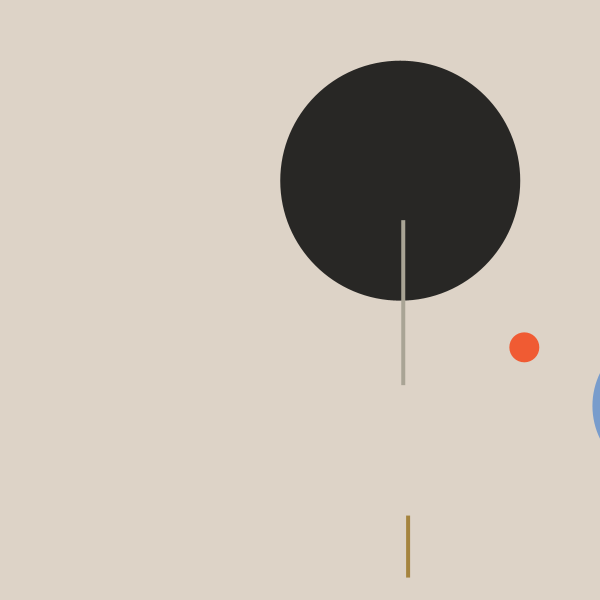
Frame 1 (no input)
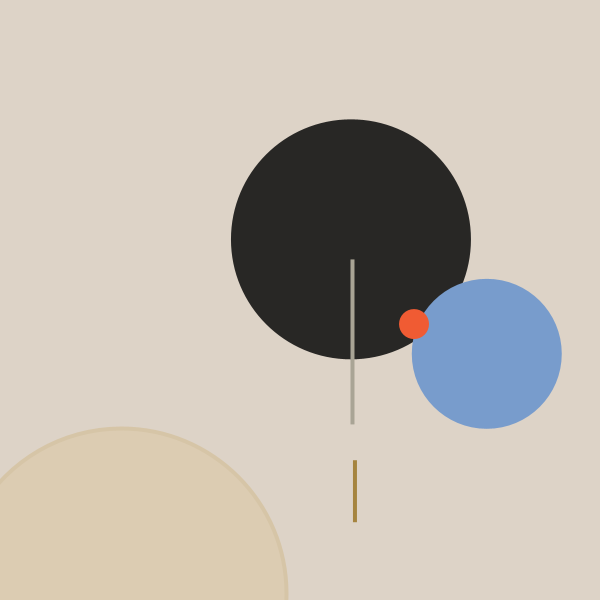
Frame 60 (the mouse pressed at the canvas centre just before this capture)
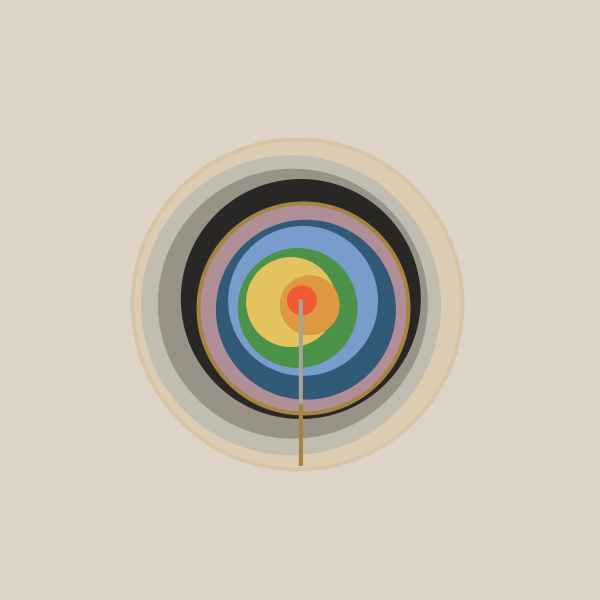
Frame 120 (the mouse held since frame 60 and released just before this capture)

The Processing sketch that drew these frames (run headless with seeded random() and noise(); from frame 60 on, the mouse is pressed at the canvas centre):

// Processing sketch: quadro
// ── quadro.pde
int x, y;
float minSpeed = -10;
float maxSpeed = 10;
float baseRadius = 165;
int convergence;
float rectX;

color colorsObj[] = {
  color(220, 204, 178),
  color(193, 189, 177),
  color(153, 147, 135),
  color(40, 39, 37),
  color(175, 142, 151),
  color(49, 90, 120),
  color(120, 156, 204),
  color(76, 146, 73),
  color(228, 194, 94),
  color(222, 152, 66),
  color(240, 91, 51),
  color(169,164,149),
  color(165,132,63)
};

color colorsStroke[] = {
  color(214,197,167),
  color(165,132,63)
};

movingObject obj[] = new movingObject[13];

class movingObject {
  boolean hasStroke;
  color col, strk;
  float posX, posY;
  float velX, velY;
  
  void make(){};
  
  void stroker(){
    if(this.hasStroke){
      strokeWeight(4);
      stroke(this.strk);
    } else {
      noStroke();
    }
  }
  
  void update(){
    posX += velX;
    posY += velY;
    if(frameCount % (convergence * 2) == 0){
      velX *= -1.1;
      velY *= -1.1;
    }
  };
}

class movingCircle extends movingObject {
  float radius;

  movingCircle(float radius, float velX, float velY, color col, int convergence) {
    this.radius = radius;
    this.velX = velX;
    this.velY = velY;
    this.col = col;
    this.calculateInitialPosition(velX, velY, convergence);
    this.hasStroke = false;
  }
  
  movingCircle(float radius, float velX, float velY, color col, color strk, int convergence) {
    this.radius = radius;
    this.velX = velX;
    this.velY = velY;
    this.col = col;
    this.calculateInitialPosition(velX, velY, convergence);
    this.hasStroke = true;
    this.strk = strk;
  }

  void calculateInitialPosition(float velX, float velY, int convergence) {
    posX = x - velX * convergence;
    posY = y - velY * convergence;
  }

  void make() {
    this.stroker();
    ellipseMode(RADIUS);
    fill(this.col);
    circle(this.posX, this.posY, this.radius);
    this.update();
  }
}

class movingRect extends movingObject{
  float h, w;

  movingRect(float cX, float cY, float w, float h, float velX, float velY, color col, int convergence) {
    this.h = h;
    this.w = w;
    this.velX = velX;
    this.velY = velY;
    this.col = col;
    this.calculateInitialPosition(cX, cY, velX, velY, convergence);
  }

  void calculateInitialPosition(float cX, float cY, float velX, float velY, int convergence) {
    posX = cX - velX * convergence;
    posY = cY - velY * convergence;
  }

  void make() {
    fill(this.col);
    rect(this.posX, this.posY, this.w, this.h);
    this.update();
  }
}

void setup() {
  smooth();
  frameRate(30);
  size(600, 600);
  x = width/2;
  y = height/2;
  rectX = (width - 4)/2;
  //convergence = (int) random(100);
  convergence = 120;
  int j = 0;

  for(int i = 0; i < 11; i++){
    if (i == 0 || i == 4) {
        obj[i] = new movingCircle(baseRadius - i * 15, random(minSpeed, maxSpeed), random(minSpeed, maxSpeed), colorsObj[i], colorsStroke[j], convergence);
        j++;
    } else {
        obj[i] = new movingCircle(baseRadius - i * 15, random(minSpeed, maxSpeed), random(minSpeed, maxSpeed), colorsObj[i], convergence);    
    }
  };
    
  obj[11] = new movingRect(rectX, 300, 4, 165, random(-1, 1), random(-1, 1), colorsObj[11], convergence);
  obj[12] = new movingRect(rectX, 403, 4, 62, random(-1, 1), random(-1, 1), colorsObj[12], convergence);
}

void draw() {
  background(221, 211, 199);
  
  for(int i = 0; i < 13; i++){
    obj[i].make(); 
  }
}
